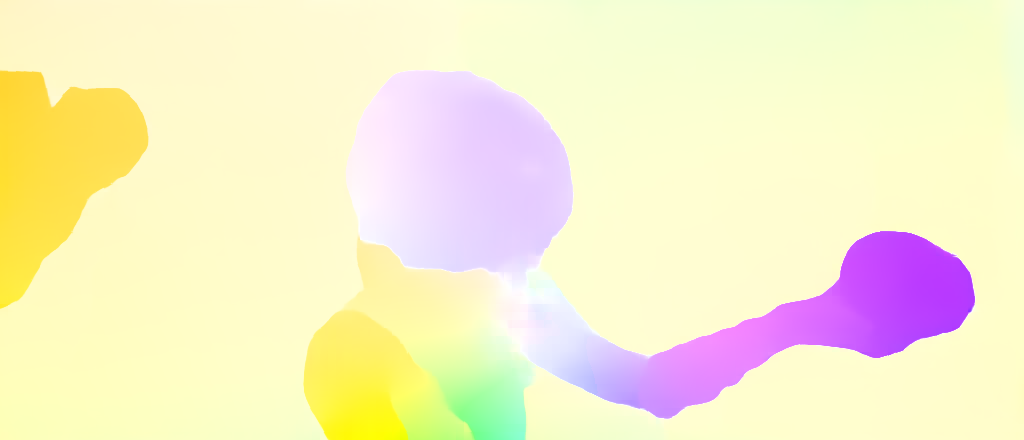
#> input picture test_img.png, 1024 x 440 px
$ python -i flow_viz.py   (imports and definitions only)
#> lines starting #> are read from the running program, lines starting #| are printed output that depends on the picture; after the words box and inside, x2 and y2 are one past the last pixel; in counts of white or black regions, pixels touching at a corner belong together
# Flow visualization code used from https://github.com/tomrunia/OpticalFlow_Visualization


# MIT License
#
# Copyright (c) 2018 Tom Runia
#
# Permission is hereby granted, free of charge, to any person obtaining a copy
# of this software and associated documentation files (the "Software"), to deal
# in the Software without restriction, including without limitation the rights
# to use, copy, modify, merge, publish, distribute, sublicense, and/or sell
# copies of the Software, and to permit persons to whom the Software is
# furnished to do so, subject to conditions.
#
# Author: Tom Runia
# Date Created: 2018-08-03
import cv2
import numpy as np

# [112 lines left out: functions make_colorwheel, flow_uv_to_colors, segment, not called in this run]


def findcenter(img):
    # convert the image to grayscale
    cX = []
    cY = []
    gray_image = cv2.cvtColor(img, cv2.COLOR_RGB2GRAY)
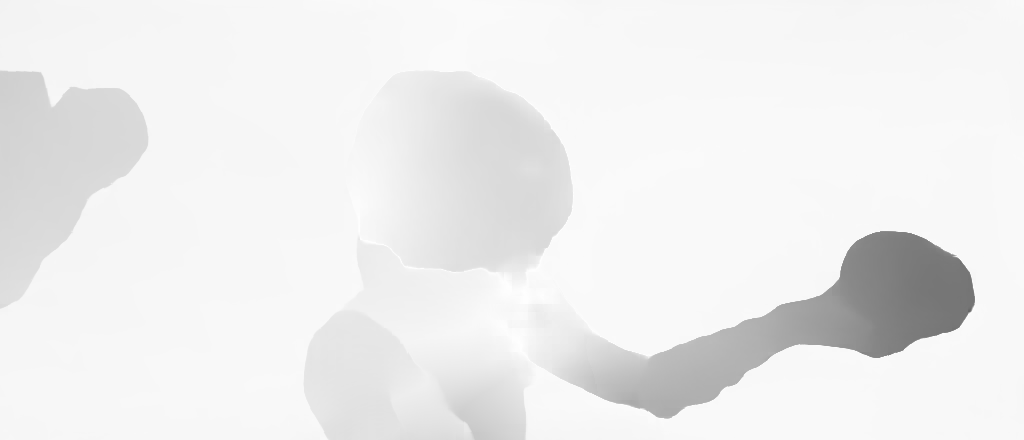
#> gray_image: shape (440, 1024); min 100, max 255, mean 237.7

    # convert the grayscale image to binary image
    ret,thresh = cv2.threshold(gray_image,200,255,0)
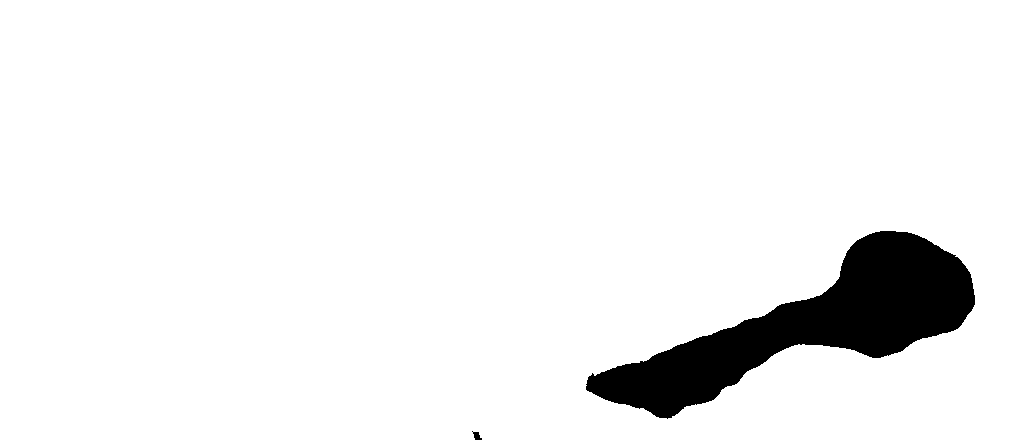
#> thresh: shape (440, 1024); 94.2% white; 2 black regions

    # find contours in the binary image
    contours, hierarchy = cv2.findContours(thresh,cv2.RETR_TREE,cv2.CHAIN_APPROX_SIMPLE)
#> contours = 3 contours, 1 with area under 20; largest, box (x1, y1, x2, y2) and area: (0, 0, 1024, 440) 449041, (585, 230, 976, 420) 26598
    for c in contours:
    # calculate moments for each contour
        M = cv2.moments(c)

    # calculate x,y coordinate of center
        try:
            cX.append(int(M["m10"] / M["m00"]))
            cY.append(int(M["m01"] / M["m00"]))
        except:
            pass
#> this loop made 3 passes
#> c on pass 2: [[471, 431], [472, 430], [473, 431], [472, 432]]
#> after the loop, cX = [511, 472, 810]; cY = [219, 431, 324]
    return cX, cY

# [25 lines left out: function flow_to_image, not called in this run]

>>> import cv2
>>> picture = cv2.cvtColor(cv2.imread('../../test_img.png'), cv2.COLOR_BGR2RGB)
>>> result = findcenter(picture)
#> result = ([511, 472, 810], [219, 431, 324])
